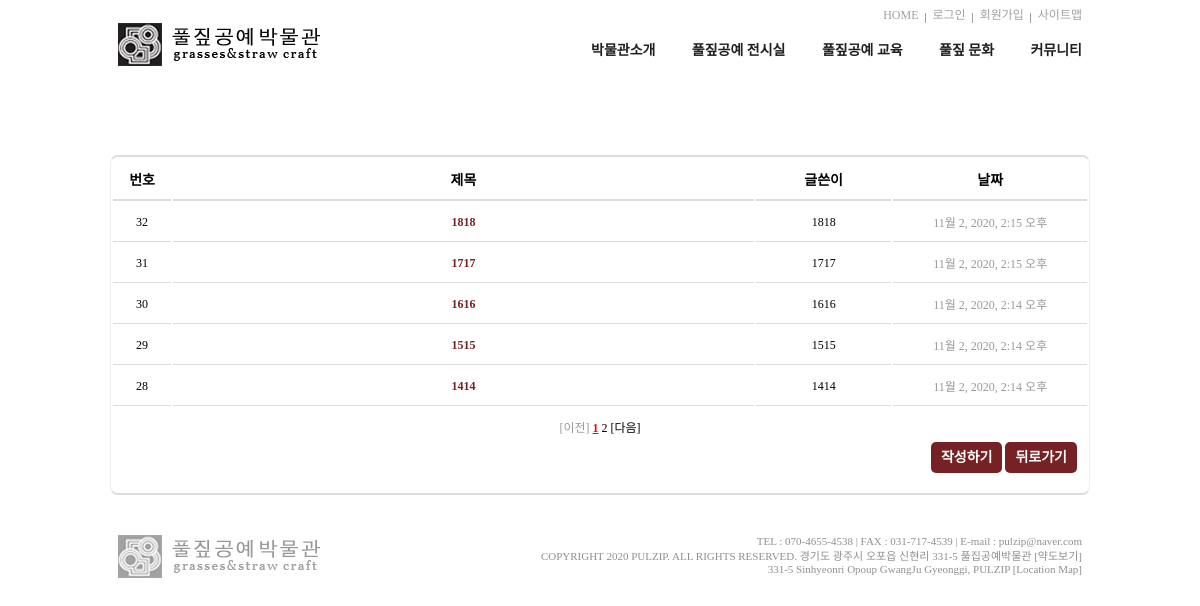
The page /notice/ on the database its author committed.
### notice/models.py (models this page shows, shortened)
class Note(models.Model):
    author = models.CharField(max_length=120)
    title = models.CharField(max_length=120)
    text = models.TextField()
    password = models.CharField(max_length=120)
    created_date = models.DateTimeField(auto_now_add=True)
    class Meta:
        db_table = 'note'

### notice/views.py (the view)
# urls.py: path('', views.notice_list, name='notice_list'),
def notice_list(request):
    PAGE_ROW_COUNT = 5
    PAGE_DISPLAY_COUNT = 2
    total_list = Note.objects.all().order_by('-pk')
    paginator = Paginator(total_list, PAGE_ROW_COUNT)
    pageNum = request.GET.get('pageNum')
    totalPageCount = paginator.num_pages  # 전체 페이지 갯수
    try:
        member_list = paginator.page(pageNum)
    except PageNotAnInteger:
        member_list = paginator.page(1)
        pageNum = 1
    except EmptyPage:
        member_list = paginator.page(paginator.num_pages)
        pageNum = paginator.num_pages
    pageNum = int(pageNum)
    startPageNum = 1 + ((pageNum - 1) / PAGE_DISPLAY_COUNT) * PAGE_DISPLAY_COUNT
    endPageNum = startPageNum + PAGE_DISPLAY_COUNT - 1
    if totalPageCount < endPageNum:
        endPageNum = totalPageCount
    bottomPages = range(int(startPageNum), int(endPageNum + 1))
    return render(request, 'notice/notice_list.html',
                  {
                      'member_list': member_list,
                      'pageNum': pageNum,
                      'bottomPages': bottomPages,
                      'totalPageCount': totalPageCount,
                      'startPageNum': startPageNum,
                      'endPageNum': endPageNum
                  }
                  )

### notice/templates/notice/notice_list.html
{% extends 'base.html' %}
{% block content %}
    <div class="content_board">
        <div class="container">
            <table class="board">
                <tr>
                    <th width="6%">번호</th>
                    <th width="60%">제목</th>
                    <th width="14%">글쓴이</th>
                    <th width="20%">날짜</th>
                </tr>
                {% for feed in member_list %}
                    <tr>
                        <td class="number">{{ feed.pk }}</td>
                        <td class="title"><a href="/notice/feed/{{ feed.pk }}/">{{ feed.title }}</a></td>
                        <td class="author">{{ feed.author }}</td>
                        <td class="date">{{ feed.created_date }}</td>
                    </tr>
                {% endfor %}
                <tr>
                    <td colspan="4">
                        <div class="paging">
                            {% load mathfilters %}
                            {% if startPageNum != 1 %}
                                <a href="/notice/?pageNum={{ startPageNum | sub:1 }}">[이전]</a>
                            {% else %}
                                <a href="javascript:" class="muted">[이전]</a>
                            {% endif %}
                            {% for i in bottomPages %}
                                {% if i == pageNum %}
                                    <a class="active" href="/notice/?pageNum={{i }}">{{i }}</a>
                                {% else %}
                                    <a href="/notice/?pageNum={{i }}">{{i }}</a>
                                {% endif %}
                            {% endfor %}
                            {% if endPageNum < totalPageCount %}
                                <a href="/notice/?pageNum={{ endPageNum | add:1 }}">[다음]</a>
                            {% else %}
                                <a href="javascript:" class="muted">[다음]</a>
                            {% endif %}
                        </div>
                        <div class="page">
                            {% if user.is_anonymous %}
                                <a href="/account/" onclick="return confirm('로그인 하셔야 게시글 작성이 가능합니다.\n로그인 하시겠습니까?')" class="write_button">작성하기</a>
                            {% else %}
                                <a href="/notice/create/" class="write_button">작성하기</a>
                            {% endif %}
                            <a href="/" class="write_button right">뒤로가기</a>
                        </div>
                    </td>
                </tr>
            </table>
        </div>
    </div>
{% endblock %}

### static/css/style.css (style rules this page uses)
body { margin: 0 auto; width: 980px; }
.container { width: 980px; margin: 0 auto; min-height: 400px; }
.board { position: relative; border: 1px solid #EEEEEE; border-radius: 8px; width: 237px; height: 167px; float: left; margin-right: 10.6px; margin-top: 40px; }
.content_board .board { background-color: #ffffff; width: 100%; text-align: center; border-top: 2px solid #DDD; border-bottom: 2px solid #DDD; }
.content_board .board th { border-bottom: 2px solid #DDD; font-size: 14px; }
.content_board .board td { border-bottom: 1px solid #DDD; font-size: 12px; }
.content_board .board th, td { padding: 10px; }
.content_board .board tr:last-child td { border-bottom: 0px; }
.content_board .board .date { color: #999; margin-bottom: 10px; }
.content_board .board .title a { color: #762124; font-weight: 600; }
.content_board .paging a { text-decoration: none; color: #000 !important; }
.content_board .paging a.active { font-weight: bold; color: red !important; text-decoration: underline; }
.content_board .paging a.muted { color: #999 !important; }
.content_board .page { width: 100%; height: 45px; padding-top: 10px; text-align: right; }
.content_board .page a { background-color: #762124; border-radius: 5px; padding: 8px 10px; font-size: 14px; font-weight: bold; color: #fff; }

### rows shown on the page
Note: pk "32", title "1818", author "1818", created_date "11월 2, 2020, 2:15 오후"
Note: pk "31", title "1717", author "1717", created_date "11월 2, 2020, 2:15 오후"
Note: pk "30", title "1616", author "1616", created_date "11월 2, 2020, 2:14 오후"
Note: pk "29", title "1515", author "1515", created_date "11월 2, 2020, 2:14 오후"
Note: pk "28", title "1414", author "1414", created_date "11월 2, 2020, 2:14 오후"

### other values the page prints
{{ i }} "1"
{{ i }} "2"
